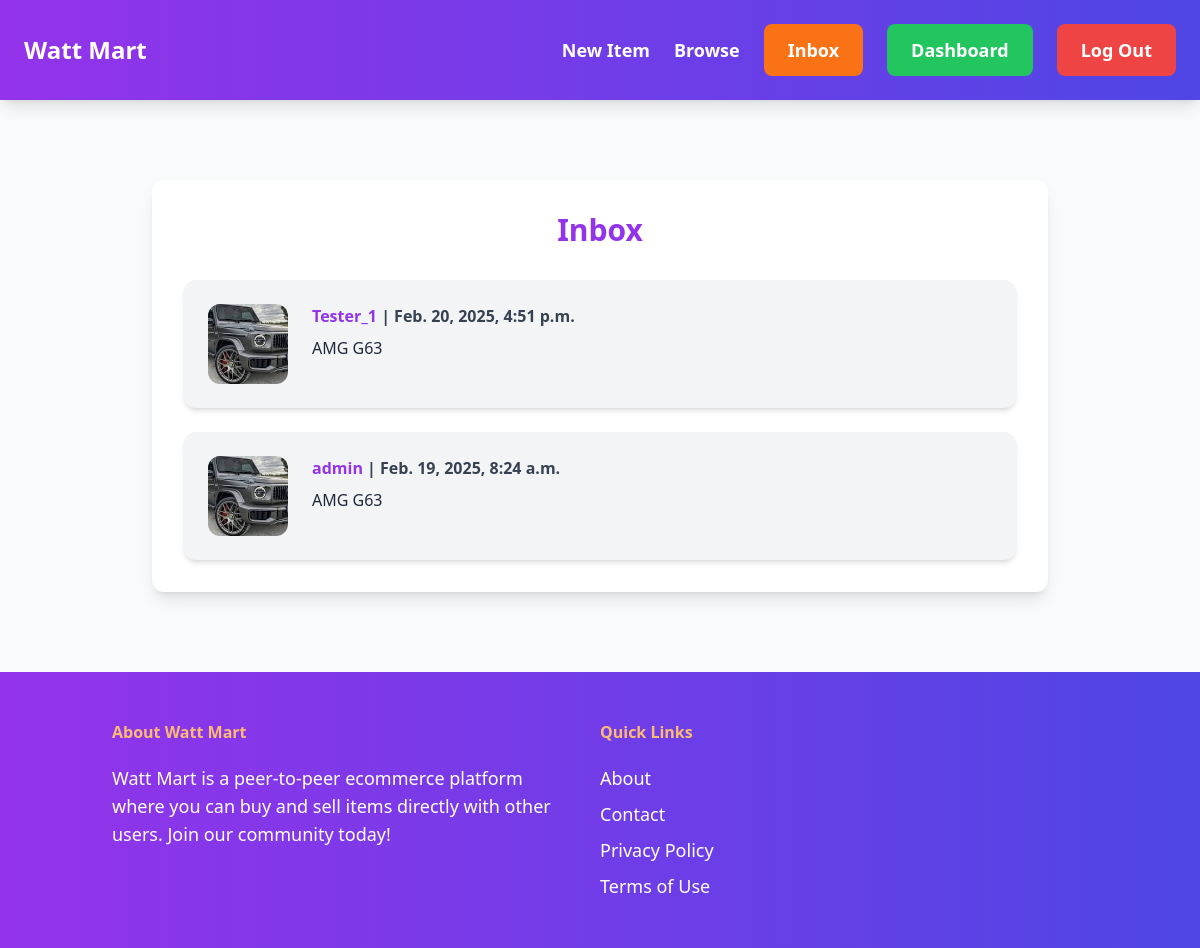
The page /inbox/ (signed in) on the database its author committed.
### conversation/models.py (models this page shows)
class Conversation(models.Model):
    item = models.ForeignKey(Item, related_name='conversations', on_delete=models.CASCADE)
    members = models.ManyToManyField(User, related_name='conversations')
    created_at = models.DateTimeField(auto_now_add=True)
    updated_at = models.DateTimeField(auto_now=True)
    class Meta:
        ordering = ['-updated_at']

### item/models.py (models this page shows, shortened)
class Item(models.Model):
    category = models.ForeignKey(Category, related_name='items', on_delete=models.CASCADE)
    name = models.CharField(max_length=255)
    description = models.TextField(blank=True, null=True)
    price = models.FloatField()
    image = models.ImageField(upload_to='item_images', blank=True, null=True)
    is_sold = models.BooleanField(default=False)
    created_by = models.ForeignKey(User, related_name='item', on_delete=models.CASCADE)
    created_at = models.DateTimeField(auto_now_add=True)

### conversation/views.py (the view)
# urls.py: path('', views.inbox, name='inbox'),
@login_required
def inbox(request):
    conversations = Conversation.objects.filter(members__in=[request.user.id])
    return render(request, 'conversation/inbox.html',{
        'conversations': conversations,
    })

### conversation/templates/conversation/inbox.html (shortened to what this page needs)
{% extends 'core/base.html' %}
{% block content %}
<div class="max-w-4xl mx-auto my-12 bg-white p-8 rounded-xl shadow-lg">
    <h1 class="mb-8 text-3xl font-bold text-purple-600 text-center">Inbox</h1>
    <div class="space-y-6">
        {% for conversation in conversations %}
            <a href="{% url 'conversation:detail' conversation.id %}" class="block">
                <div class="p-6 flex bg-gray-100 rounded-xl shadow-md hover:shadow-lg transition duration-300">
                    <div class="pr-6">
                        <img src="{{ conversation.item.image.url }}" class="w-20 h-20 object-cover rounded-xl" alt="">
                    </div>
                    <div class="flex-1">
                        {% for member in conversation.members.all %}
                            {% if member != request.user %}
                                <p class="mb-2 text-gray-700 font-semibold">
                                    <strong class="text-purple-600">{{ member.username }}</strong> | {{ conversation.updated_at }}
                                </p>
                                <p class="text-gray-800 font-medium">{{ conversation.item.name }}</p>
                            {% endif %}
                        {% endfor %}
                    </div>
                </div>
            </a>
        {% empty %}
            <p class="text-center text-gray-500">No conversations yet.</p>
        {% endfor %}
    </div>
</div>
{% endblock %}

### rows shown on the page
Conversation: item.image (picture), updated_at "Feb. 20, 2025, 4:51 p.m.", item.name "AMG G63"
Conversation: item.image (picture), updated_at "Feb. 19, 2025, 8:24 a.m.", item.name "AMG G63"

### other values the page prints
{{ member.username }} "Tester_1"
{{ member.username }} "admin"
